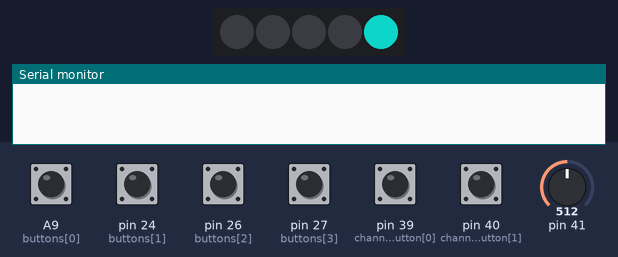
Recording of a sketch running on a simulated Teensy 4. On the bench: 5 RGB LEDs in strip order, left to right, the last lines printed to the serial monitor. Inputs (shaded band) come from the test bench; at power-on: A9 (buttons[0]), pin 24 (buttons[1]), pin 26 (buttons[2]), pin 27 (buttons[3]), pin 39 (channelButton[0]), pin 40 (channelButton[1]) LOW, pin 41 = 512. Dim RGB values are drawn brighter than linear; the strip is taken to match the declared colour order; random numbers use the default seed unless the sketch sets one.

Above: at 1.2 s.
1.3 s: pin 41 set to 122
At 1.85 s:
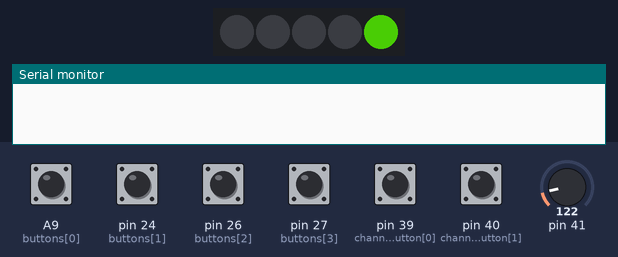
3.4 s: A9 (buttons[0]) pulled HIGH for 0.15 s
At 3.58 s:
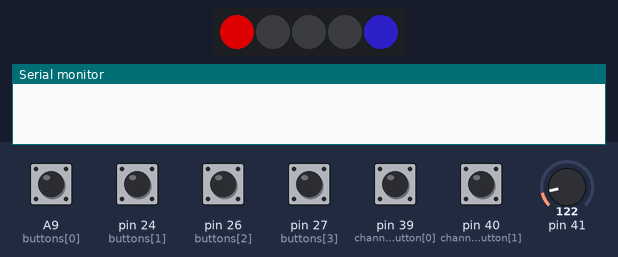
4.1 s: pin 39 (channelButton[0]) pulled HIGH for 0.15 s
At 4.32 s:
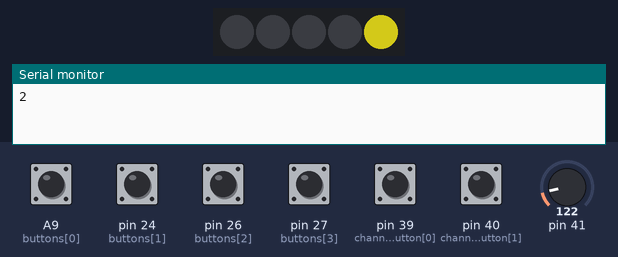
4.8 s: pin 40 (channelButton[1]) pulled HIGH for 0.15 s
At 4.94 s:
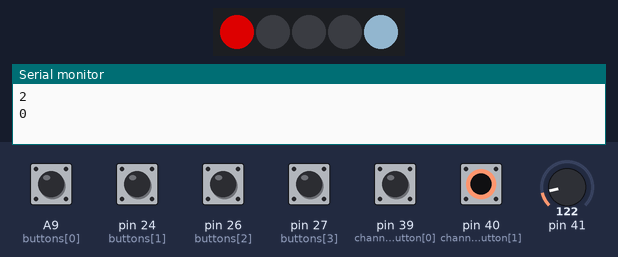
5.5 s: pin 41 set to 0
At 5.54 s:
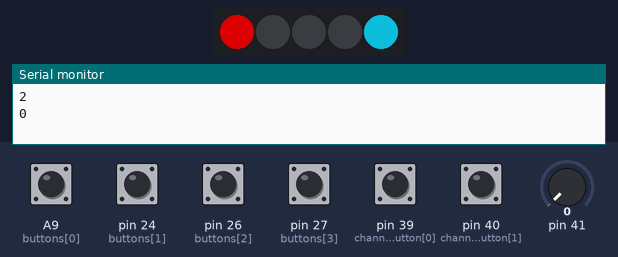
8.5 s: pin 24 (buttons[1]) pulled HIGH for 0.15 s
At 8.86 s:
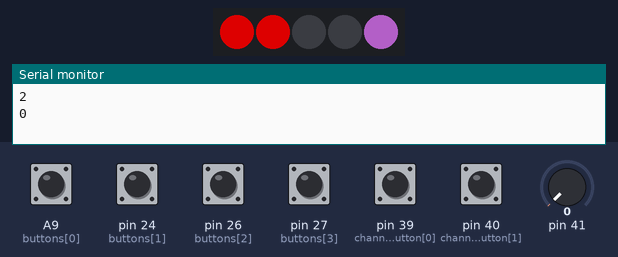
Timing chart, 0 to 12.6 s (numbered marks = the images above; inputs shaded):
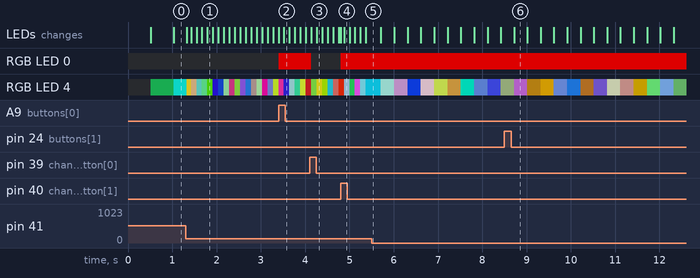

The sketch:

Digital_Lab_9.ino
```cpp
#include <Adafruit_NeoPixel.h>
Adafruit_NeoPixel neopixel = Adafruit_NeoPixel(5, 4, NEO_RGB);
uint32_t colour[3] = { neopixel.Color(150, 0, 0), neopixel.Color(0, 150, 0), neopixel.Color(0, 0, 150) };
int ran[3] = { 0, 0, 0 };
int buttons[4] = { 23, 24, 26, 27 };
bool buttonOn[3][4] = {
  { false, false, false, false },
  { false, false, false, false },
  { false, false, false, false }
};
bool buttonState[4] = { LOW, LOW, LOW, LOW };
bool lastButtonState[4] = { LOW, LOW, LOW, LOW };
bool channelButtonState[2] = { LOW, LOW };
bool lastChannelButtonState[2]{ LOW, LOW };
int tempoPot = A17;
int channelButton[2] = { 39, 40 };
int midiNote[3] = { 36, 38, 42 };
int channelDisplayed = 0;
unsigned long lastStepTime = 0;
int step = 0;
int prevStep = 0;


void setup() {
  neopixel.begin();
  neopixel.clear();
  neopixel.show();
  // put your setup code here, to run once:
  Serial.begin(9600);

  for (int i = 0; i < 4; i++) {
    pinMode(buttons[i], INPUT);
  }
  pinMode(channelButton[0], INPUT);
  pinMode(channelButton[1], INPUT);
}
void checkChannel() {
  for (int i = 0; i < 2; i++) {
    lastChannelButtonState[i] = channelButtonState[i];
    channelButtonState[i] = digitalRead(channelButton[i]);
  }
  if (channelButtonState[0] == HIGH && lastChannelButtonState[0] == LOW) {
    channelDisplayed--;
    if (channelDisplayed < 0) {
      channelDisplayed = 2;
    }
    Serial.println(channelDisplayed);
    delay(5);
  } else if (channelButtonState[0] == LOW && lastChannelButtonState[0] == HIGH) {
    delay(5);
  }
  if (channelButtonState[1] == HIGH && lastChannelButtonState[1] == LOW) {
    channelDisplayed++;
    if (channelDisplayed > 2) {
      channelDisplayed = 0;
    }
    Serial.println(channelDisplayed);
    delay(5);
  } else if (channelButtonState[1] == LOW && lastChannelButtonState[1] == HIGH) {
    delay(5);
  }
}

void checkButton() {
  for (int i = 0; i < 4; i++) {
    lastButtonState[i] = buttonState[i];
    buttonState[i] = digitalRead(buttons[i]);

    if (buttonState[i] == HIGH && lastButtonState[i] == LOW) {
      buttonOn[channelDisplayed][i] = !buttonOn[channelDisplayed][i];
      delay(5);
    } else if (buttonState[i] == LOW && lastButtonState[i] == HIGH) {
      delay(5);
    }
  }
}

void checkLeds() {
  if (step != prevStep) {

      for (int i = 0; i < 3; i++) {
        ran[i] = random(0, 150);
      }
      neopixel.setPixelColor(4, ran[0], ran[1], ran[2]);
      neopixel.show();
    }
  for (int i = 0; i < 4; i++) {


    if (buttonOn[channelDisplayed][i] == true) {
      neopixel.setPixelColor(i, colour[channelDisplayed]);
      neopixel.show();

    } else {
      neopixel.setPixelColor(i, 0, 0, 0);
      neopixel.show();
    }
  }
}
void sequence() {
  prevStep = step;
  int tempo = analogRead(tempoPot);
  if (millis() > lastStepTime + tempo) {


    for (int i = 0; i < 3; i++) {
      usbMIDI.sendNoteOff(midiNote[i], 0, 1);
    }

    step++;
    if (step > 3) {
      step = 0;
    }

    for (int i = 0; i < 3; i++) {
      if (buttonOn[i][step] == true) {
        usbMIDI.sendNoteOn(midiNote[i], 130, 1);
      }
      lastStepTime = millis();
    }
  }
}


void loop() {
  checkChannel();
  checkLeds();
  checkButton();
  sequence();
}
```
